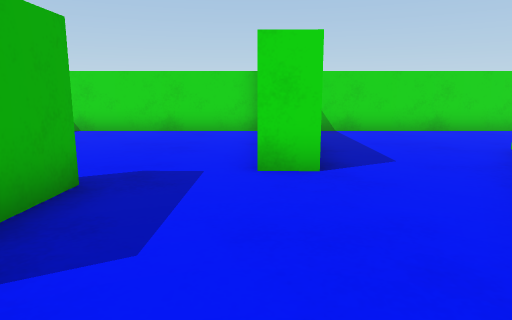
[1] (above)

17 first-person views from a walk through a 3-D level made in the Unity game engine. The camera is 0.55 m above the floor, tilts 10° down and sees 70° across. The floor is counted in squares, 0.5 m on a side. Each view is taken from the middle of a square. On the plan, view 1 faces up. The plan holds only what a view shows up to about 14 squares ahead; the rest is blank. The player character is not drawn.

[2]
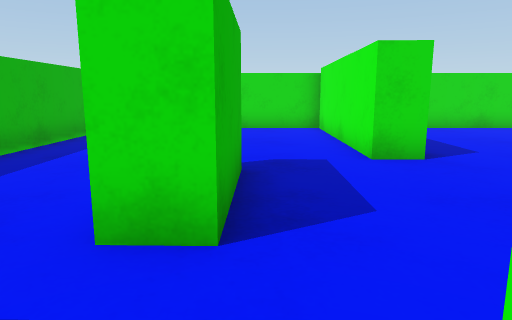

[3]
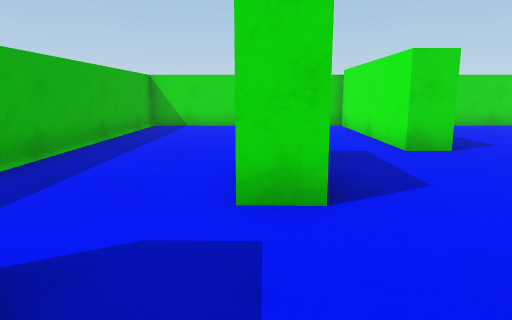

[4]
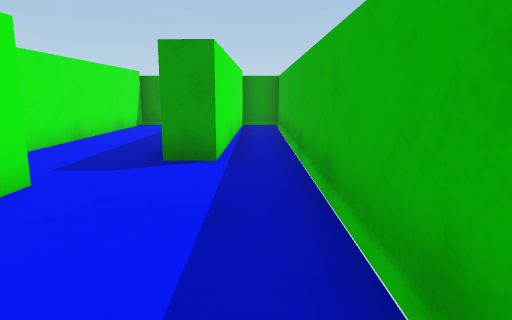

[5]
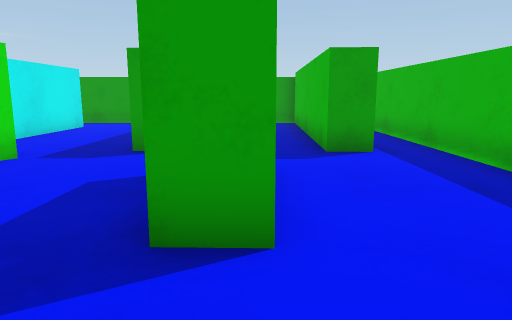

[6]
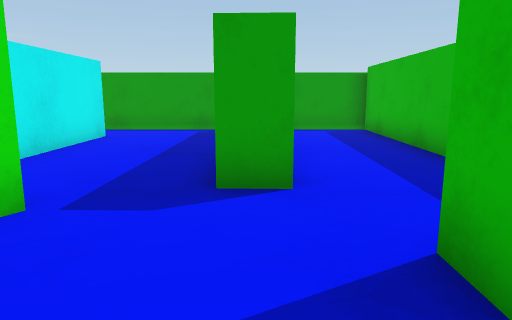

[7]
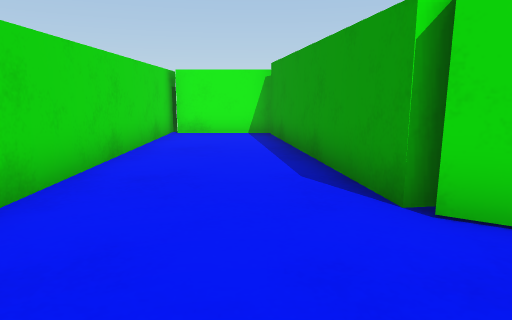

[8]
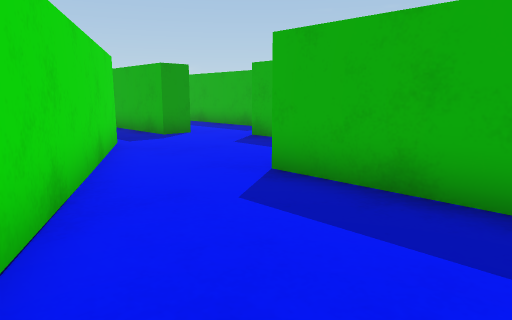

[9]
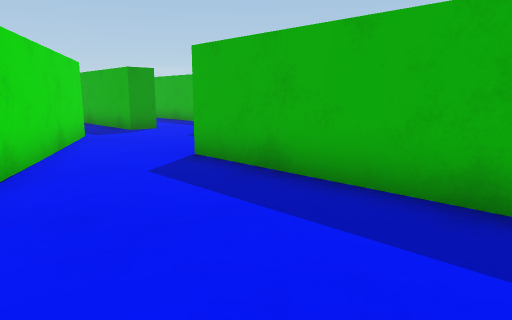

[10]
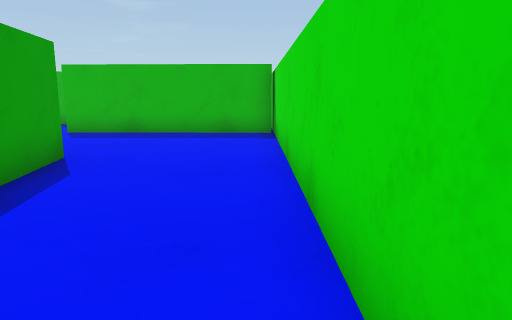

[11]
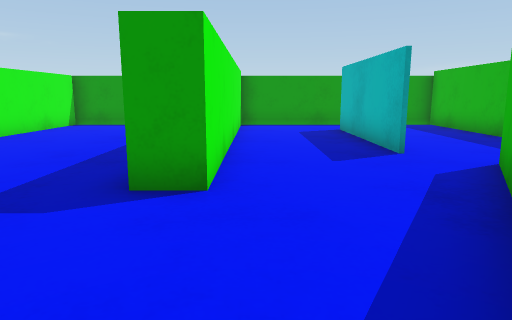

[12]
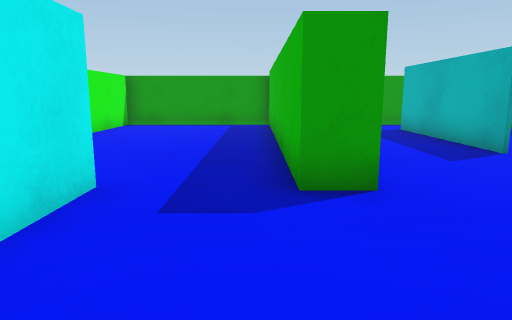

[13]
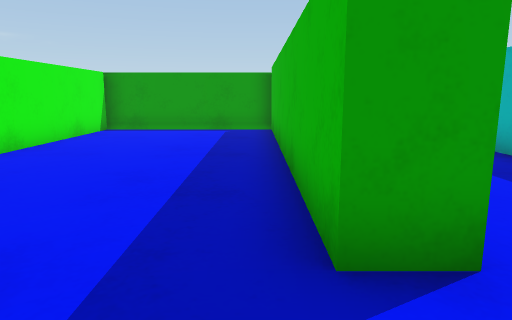

[14]
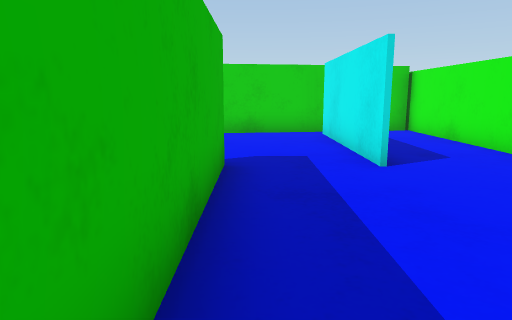

[15]
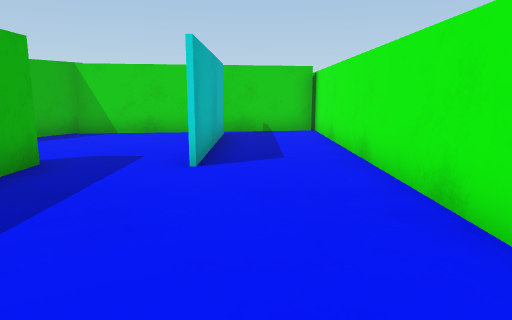

[16]
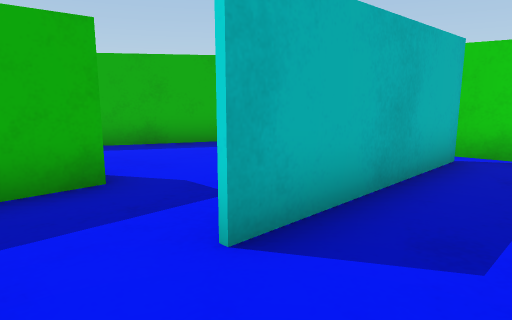

[17]
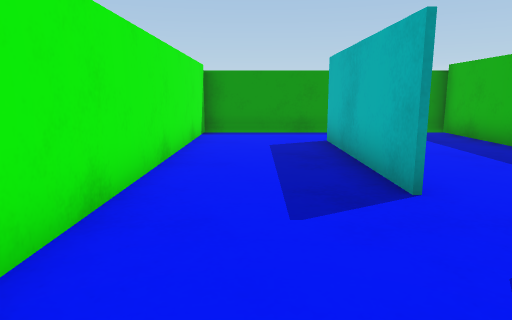

### Floor plan
Points are (right, up) in squares from view 1. A wall is a line through its corners. A room is listed if a view was taken in it or the views show most of it. See-through windows are left out.
Room 1 (views 1, 2, 3, 4, 5, 6)
walls: (1.2, 0.6) (3.2, 3.9); (0.9, 5.3) (0, 5.3) (0.2, 11.6); (3.1, -6.1) (3.1, -2.2); (0.5, 11.5) (-6.9, 11.5) (-6.9, -8.2) (-1.6, -8.2) (-1.4, -0.2) (-0.5, -0.3) (-0.7, -8.2) (2.5, -8.2); (-5.5, -7.8) (-5.3, -0.2) (-4.4, -0.2) (-4.6, -8.1)
ways out: opening at (2, 5) to room 2; opening at (3, -7) to room 3; opening at (3, 0) to room 3
objects: green block (-3, 2) to (-2, 4)
Room 2 (views 7, 8, 9, 10)
walls: (5.6, 7.1) (5.5, 7.5) (12.7, 8.6); (3.2, 3.9) (5.3, 7.5); (12.9, 7.9) (12.9, 11.4); (13.9, 11.5) (1.1, 11.5) (0.9, 5.3)
ways out: opening at (2, 5) to room 1
Room 3 (views 11, 12, 13, 17)
walls: (3.2, -0.9) (3.2, -6.1); (3.1, 1.9) (2, 0.1); (10, 1.6) (10, 6.8); (9.9, 7.3) (5.8, 6.7) (3.9, 3.2); (2.5, -8.2) (6.6, -8.2) (6.6, 1.8) (7.5, 1.8)
ways out: opening at (3, -7) to room 1; opening at (3, 0) to room 1; opening at (8.5, 1) to room 4
Room 4 (views 14, 15, 16)
walls: (12.9, -1.5) (12.9, 7.9); (7.5, 1.8) (7.5, -7.9); (7.4, -8.2) (12.9, -8.2) (12.9, -2.9); (10.1, 6.8) (10.1, 1.6); (12.8, 7.7) (9.9, 7.3)
ways out: opening at (8.5, 1) to room 3

Positions as (right, up) in squares from view 1, and headings:
1: (0, 0), facing up
2: (-2, -1), facing up
3: (-3, -2), facing up
4: (-6, 6), facing down
5: (-3, 7), facing down
6: (-1, 4), facing down
7: (2, 9), facing right
8: (5, 9), facing down-left
9: (5, 11), facing down-left
10: (12, 11), facing left
11: (6, 6), facing down
12: (8, 6), facing down
13: (8, 4), facing down
14: (8, -4), facing up
15: (11, -4), facing up
16: (12, 0), facing up-left
17: (5, 3), facing down
